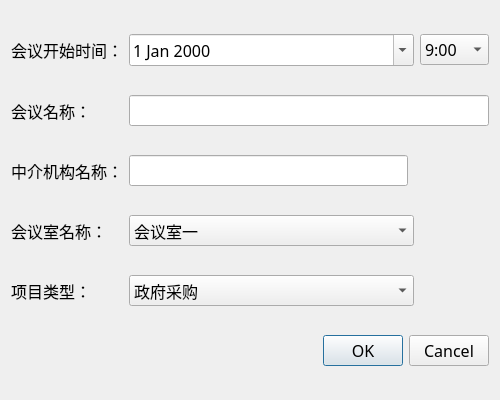
<?xml version="1.0" encoding="UTF-8"?>
<ui version="4.0">
 <class>Dialog</class>
 <widget class="QDialog" name="Dialog">
  <property name="geometry">
   <rect>
    <x>0</x>
    <y>0</y>
    <width>500</width>
    <height>400</height>
   </rect>
  </property>
  <property name="windowTitle">
   <string>添加会议日程</string>
  </property>
  <layout class="QGridLayout" name="gridLayout">
   <item row="5" column="0" colspan="5">
    <widget class="QDialogButtonBox" name="buttonBox">
     <property name="font">
      <font>
       <family>幼圆</family>
       <pointsize>12</pointsize>
      </font>
     </property>
     <property name="orientation">
      <enum>Qt::Horizontal</enum>
     </property>
     <property name="standardButtons">
      <set>QDialogButtonBox::Cancel|QDialogButtonBox::Ok</set>
     </property>
    </widget>
   </item>
   <item row="1" column="0">
    <widget class="QLabel" name="label_3">
     <property name="font">
      <font>
       <family>幼圆</family>
       <pointsize>12</pointsize>
      </font>
     </property>
     <property name="text">
      <string>会议名称：</string>
     </property>
    </widget>
   </item>
   <item row="3" column="1" colspan="2">
    <widget class="QComboBox" name="comboBox">
     <property name="font">
      <font>
       <family>幼圆</family>
       <pointsize>12</pointsize>
      </font>
     </property>
     <item>
      <property name="text">
       <string>会议室一</string>
      </property>
     </item>
     <item>
      <property name="text">
       <string>会议室二</string>
      </property>
     </item>
    </widget>
   </item>
   <item row="0" column="3" colspan="2">
    <widget class="QComboBox" name="comboBox_3">
     <property name="font">
      <font>
       <family>幼圆</family>
       <pointsize>12</pointsize>
      </font>
     </property>
     <item>
      <property name="text">
       <string>9:00</string>
      </property>
     </item>
     <item>
      <property name="text">
       <string>9:30</string>
      </property>
     </item>
     <item>
      <property name="text">
       <string>10:00</string>
      </property>
     </item>
     <item>
      <property name="text">
       <string>10:30</string>
      </property>
     </item>
     <item>
      <property name="text">
       <string>13:30</string>
      </property>
     </item>
     <item>
      <property name="text">
       <string>14:00</string>
      </property>
     </item>
     <item>
      <property name="text">
       <string>14:30</string>
      </property>
     </item>
    </widget>
   </item>
   <item row="0" column="0">
    <widget class="QLabel" name="label">
     <property name="font">
      <font>
       <family>幼圆</family>
       <pointsize>12</pointsize>
      </font>
     </property>
     <property name="text">
      <string>会议开始时间：</string>
     </property>
    </widget>
   </item>
   <item row="4" column="0">
    <widget class="QLabel" name="label_5">
     <property name="font">
      <font>
       <family>幼圆</family>
       <pointsize>12</pointsize>
      </font>
     </property>
     <property name="text">
      <string>项目类型：</string>
     </property>
    </widget>
   </item>
   <item row="0" column="1" colspan="2">
    <widget class="QDateEdit" name="dateEdit">
     <property name="font">
      <font>
       <family>幼圆</family>
       <pointsize>12</pointsize>
      </font>
     </property>
     <property name="calendarPopup">
      <bool>true</bool>
     </property>
    </widget>
   </item>
   <item row="4" column="1" colspan="2">
    <widget class="QComboBox" name="comboBox_2">
     <property name="font">
      <font>
       <family>幼圆</family>
       <pointsize>12</pointsize>
      </font>
     </property>
     <item>
      <property name="text">
       <string>政府采购</string>
      </property>
     </item>
     <item>
      <property name="text">
       <string>建设工程</string>
      </property>
     </item>
    </widget>
   </item>
   <item row="1" column="1" colspan="4">
    <widget class="QLineEdit" name="lineEdit">
     <property name="font">
      <font>
       <family>幼圆</family>
       <pointsize>12</pointsize>
      </font>
     </property>
    </widget>
   </item>
   <item row="3" column="0">
    <widget class="QLabel" name="label_4">
     <property name="font">
      <font>
       <family>幼圆</family>
       <pointsize>12</pointsize>
      </font>
     </property>
     <property name="text">
      <string>会议室名称：</string>
     </property>
    </widget>
   </item>
   <item row="2" column="0">
    <widget class="QLabel" name="label_2">
     <property name="font">
      <font>
       <family>幼圆</family>
       <pointsize>12</pointsize>
      </font>
     </property>
     <property name="text">
      <string>中介机构名称：</string>
     </property>
    </widget>
   </item>
   <item row="2" column="1">
    <widget class="QLineEdit" name="lineEdit_2">
     <property name="font">
      <font>
       <family>幼圆</family>
       <pointsize>12</pointsize>
      </font>
     </property>
    </widget>
   </item>
  </layout>
 </widget>
 <resources/>
 <connections>
  <connection>
   <sender>buttonBox</sender>
   <signal>accepted()</signal>
   <receiver>Dialog</receiver>
   <slot>accept()</slot>
   <hints>
    <hint type="sourcelabel">
     <x>248</x>
     <y>254</y>
    </hint>
    <hint type="destinationlabel">
     <x>157</x>
     <y>274</y>
    </hint>
   </hints>
  </connection>
  <connection>
   <sender>buttonBox</sender>
   <signal>rejected()</signal>
   <receiver>Dialog</receiver>
   <slot>reject()</slot>
   <hints>
    <hint type="sourcelabel">
     <x>316</x>
     <y>260</y>
    </hint>
    <hint type="destinationlabel">
     <x>286</x>
     <y>274</y>
    </hint>
   </hints>
  </connection>
 </connections>
</ui>
